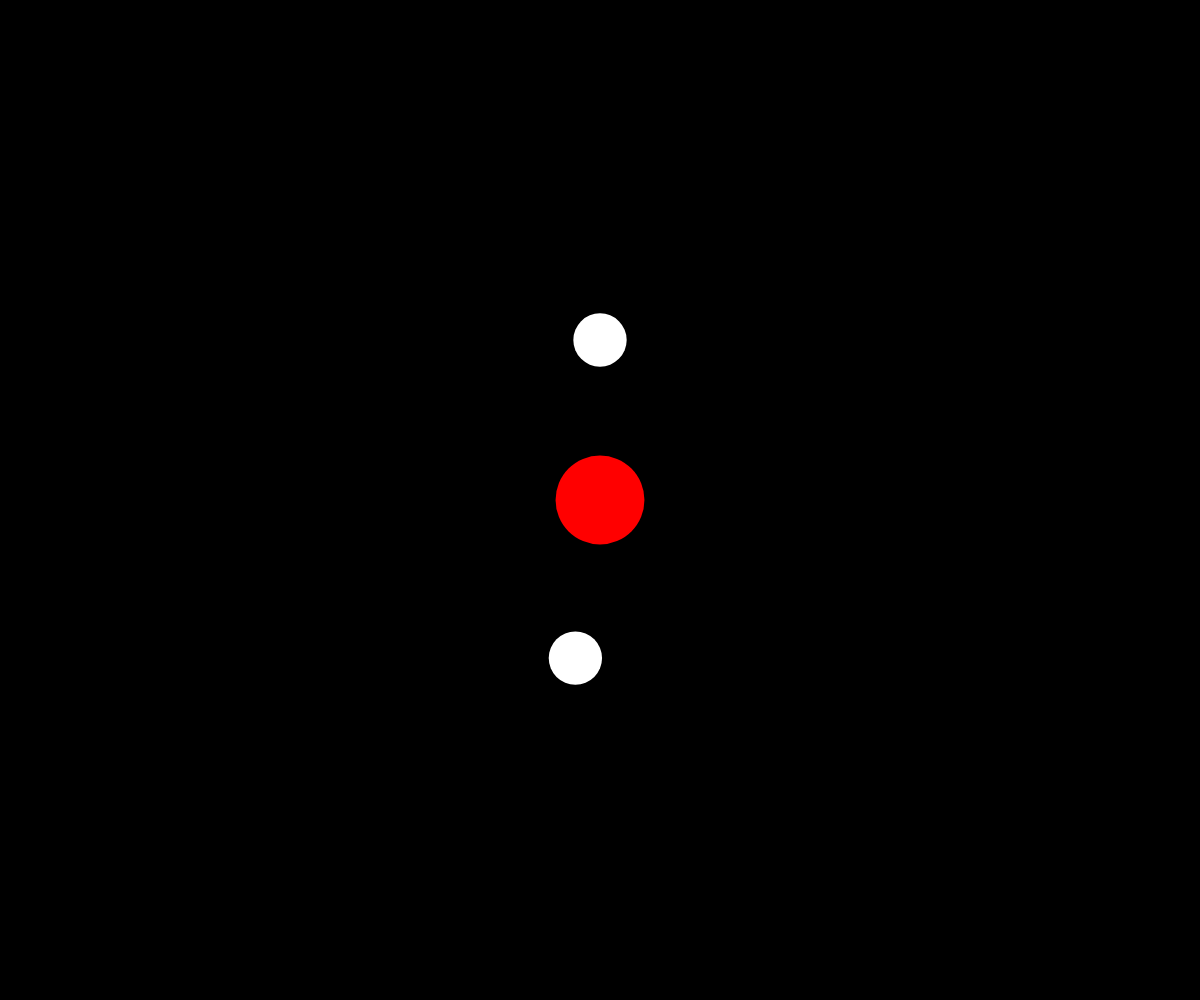
Frame 1 (no input)
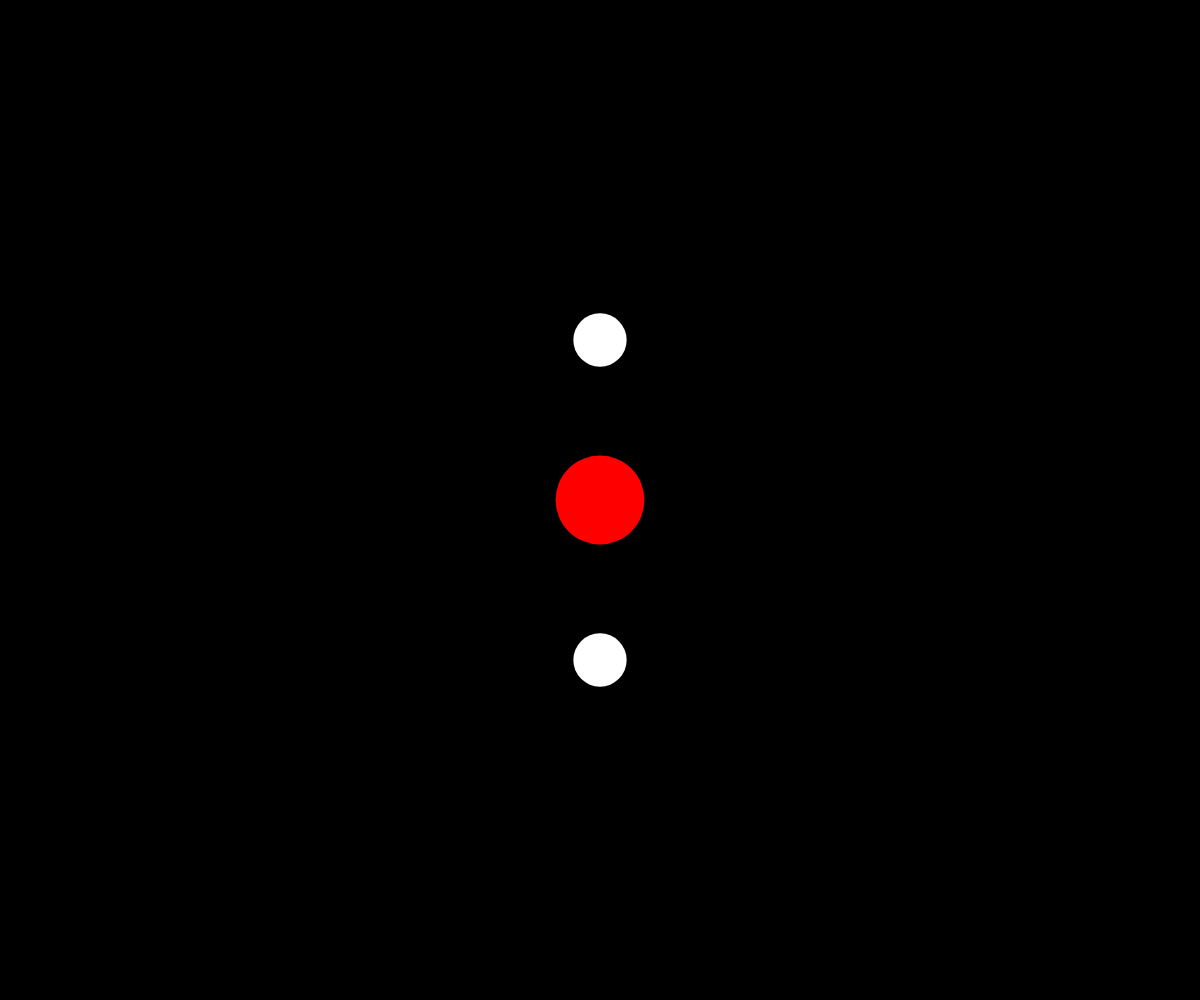
Frame 60 (no input)
Frame 120 (the mouse pressed at the canvas centre since frame 60): identical to frame 60, image omitted

The p5.js sketch that drew these frames (run headless with seeded random() and noise() and a simulated clock; from frame 60 on, the mouse is pressed at the canvas centre):

// p5.js sketch
// ── sketch.js
const R = 50;
const R2 = R * 0.6;
const D = 3 * R2;
const DURATION = 2000;
const SCALE = 16 / 9 / 1000;

let ratio;

function setup() {
  createCanvas(innerWidth, innerHeight);
  colorMode(RGB);
  noStroke();
  windowResized();
}

function windowResized() {
  ratio = SCALE * min(innerWidth, innerHeight);
  resizeCanvas(innerWidth, innerHeight);
}

// from: https://gist.github.com/gre/1650294
function cubicInOut(t) {
  return t < 0.5 ? 4*t*t*t : (t-1)*(2*t-2)*(2*t-2)+1;
}

function big() {
  fill('red');
  arc(0, 0, R, R, 0, TWO_PI, OPEN);
}

function small() {
  let current = millis();
  [0, 1000].forEach(offset => {
    let t = ((current + offset) % DURATION) / DURATION;
    let v = cubicInOut(t) * TWO_PI - PI * 0.5;
    let x = D * cos(v);
    let y = D * sin(v);
    fill('white');
    arc(x, y, R2, R2, 0, TWO_PI, OPEN);
  });
}

function draw() {
  background(0);
  translate(innerWidth / 2, innerHeight / 2);
  scale(ratio);
  big();
  small();
}
